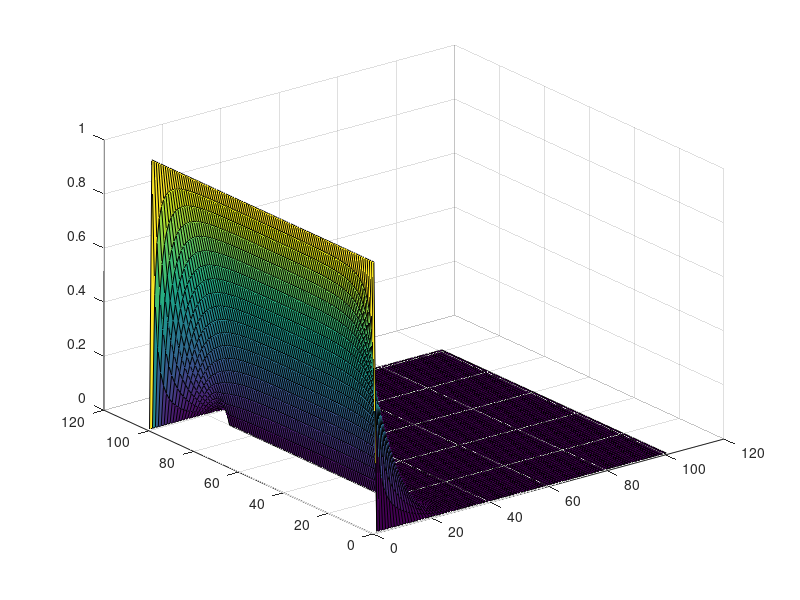
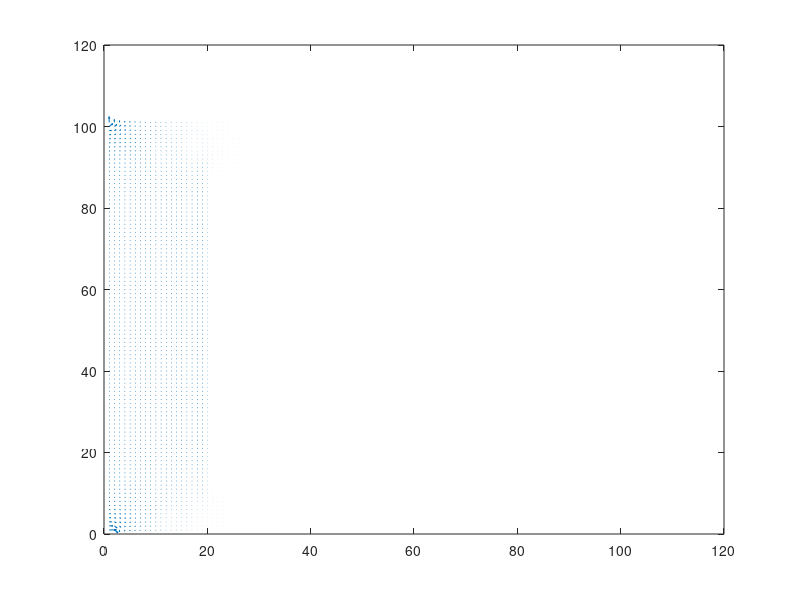

The MATLAB source for these figures, in order:
set(0,'DefaultFigureWindowStyle','docked')
%dimensions and variables:
Lx =1;
Ly =1;
Nx = 100;
Ny = 100;

%loop variables

ni = 10000;
eps = 1.e-6;
dx = Lx/Nx;
dy = Ly/Ny;

nx = Nx+1;
ny = Ny+1;

%gridpoint indices:
i_x = 2:nx-1;
i_y = 2:ny-1;

% x=(0:Nx)*dx;
% y = (0:Ny)*dy;

% boundary conditions and setup V
V = zeros(nx,ny);

V(:,1) = 0;%bottom
V(1,:) = 1;%left
V(:,ny) = 0;%4*x.*(1-x);%top
V(nx,:) = 0;%right

V_prev = V;
error = 2*eps;
numloop=0;

while (error > eps)
    numloop = numloop+1;
    
    V(i_x,i_y) = 0.25*(V(i_x+1,i_y)+V(i_x-1,i_y)...
        +V(i_x,i_y+1)+V(i_x,i_y-1));
    V(20,10:90) =0;
    %B = imboxfilt(V,3);
    error = max(abs(V(:)-V_prev(:)));
%     if mod(numloop,50) == 0
%         surf(V')
%         pause(0.01)
%     end
    V_prev = V;
end
figure
%B = imboxfilt(V,3);
surf(V')
% figure

%surf(B')
fprintf("\n numloop = %g \n",numloop);
[Ex,Ey] = gradient(V);

figure
quiver(-Ey',-Ex',1)